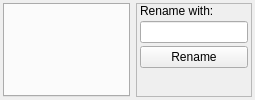
  <widget class="QDockWidget" name="usagesDockWidget">
   <property name="windowTitle">
    <string>Usages</string>
   </property>
   <attribute name="dockWidgetArea">
    <number>8</number>
   </attribute>
   <widget class="QWidget" name="dockWidgetContents_6">
    <layout class="QHBoxLayout" name="horizontalLayout_6">
     <property name="leftMargin">
      <number>3</number>
     </property>
     <property name="topMargin">
      <number>3</number>
     </property>
     <property name="rightMargin">
      <number>3</number>
     </property>
     <property name="bottomMargin">
      <number>3</number>
     </property>
     <item>
      <widget class="QTabWidget" name="usagesTabWidget">
       <property name="minimumSize">
        <size>
         <width>0</width>
         <height>10</height>
        </size>
       </property>
       <property name="currentIndex">
        <number>-1</number>
       </property>
       <property name="tabsClosable">
        <bool>true</bool>
       </property>
      </widget>
     </item>
     <item>
      <widget class="QFrame" name="frameUsagesRename">
       <property name="sizePolicy">
        <sizepolicy hsizetype="Fixed" vsizetype="Expanding">
         <horstretch>0</horstretch>
         <verstretch>0</verstretch>
        </sizepolicy>
       </property>
       <property name="minimumSize">
        <size>
         <width>100</width>
         <height>0</height>
        </size>
       </property>
       <property name="maximumSize">
        <size>
         <width>130</width>
         <height>16777215</height>
        </size>
       </property>
       <property name="frameShape">
        <enum>QFrame::StyledPanel</enum>
       </property>
       <property name="frameShadow">
        <enum>QFrame::Raised</enum>
       </property>
       <layout class="QVBoxLayout" name="verticalLayout_2">
        <property name="spacing">
         <number>3</number>
        </property>
        <property name="leftMargin">
         <number>3</number>
        </property>
        <property name="topMargin">
         <number>0</number>
        </property>
        <property name="rightMargin">
         <number>3</number>
        </property>
        <property name="bottomMargin">
         <number>0</number>
        </property>
        <item>
         <widget class="QLabel" name="label_3">
          <property name="sizePolicy">
           <sizepolicy hsizetype="Preferred" vsizetype="Fixed">
            <horstretch>0</horstretch>
            <verstretch>0</verstretch>
           </sizepolicy>
          </property>
          <property name="text">
           <string>Rename with:</string>
          </property>
         </widget>
        </item>
        <item>
         <widget class="QLineEdit" name="editUsagesRename"/>
        </item>
        <item>
         <widget class="QPushButton" name="buttonUsagesRename">
          <property name="toolTip">
           <string>Rename selected items.
Don't change documents between find usages and rename</string>
          </property>
          <property name="text">
           <string>Rename</string>
          </property>
         </widget>
        </item>
        <item>
         <spacer name="verticalSpacer">
          <property name="orientation">
           <enum>Qt::Vertical</enum>
          </property>
          <property name="sizeHint" stdset="0">
           <size>
            <width>20</width>
            <height>0</height>
           </size>
          </property>
         </spacer>
        </item>
       </layout>
      </widget>
     </item>
    </layout>
   </widget>
  </widget>
